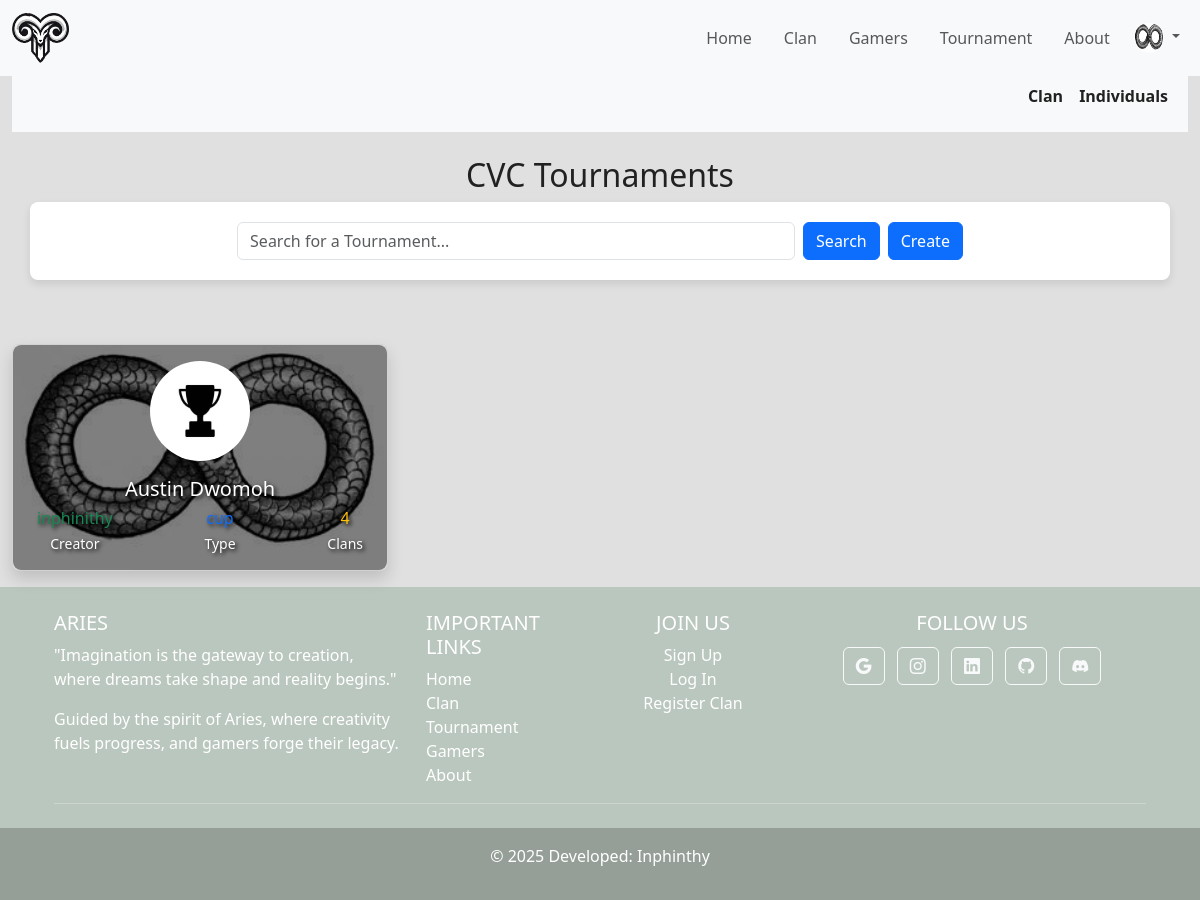
Page /tournaments/ (signed in) on the earlier database version.
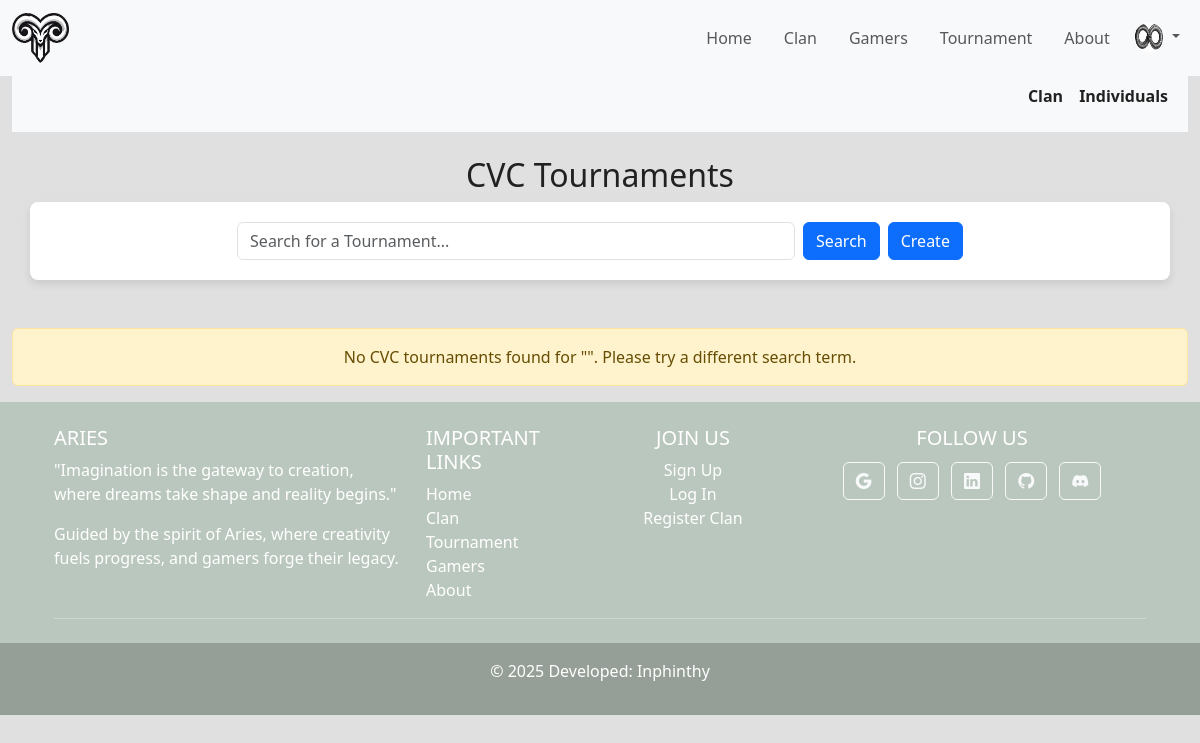
Same page on the later database version.
### tournaments/models.py (models this page shows, shortened)
class ClanTournament(models.Model):
    TOUR_CHOICES = [('league', 'League'),('cup', 'Cup'),('groups_knockout', 'Groups + Knockout')]
    PLAYER_MODE_CHOICES = [('fixed', 'Fixed'), ('dynamic', 'Dynamic')]
    name = models.CharField(max_length=255)
    description = models.TextField(blank=True, null=True)
    created_by = models.ForeignKey(User, on_delete=models.CASCADE)
    teams = models.ManyToManyField(Clans, related_name="clans")
    player_mode = models.CharField(max_length=10,choices=PLAYER_MODE_CHOICES,default='dynamic',help_text="Whether clans can change players mid-tournament")
    home_or_away = models.BooleanField(
        verbose_name="Home or Away",
        default=False,
        help_text="Select if this tournament is played home/away format.",
    )
    logo = models.ImageField(default="tours-defualt.jpg", upload_to='tour_logos')
    tour_type = models.CharField(max_length=100, choices=TOUR_CHOICES)

### users/models.py (models this page shows, shortened)
class Profile(models.Model):
    ROLE_CHOICES = [('admin', 'Admin'),('captain', 'Captain'),('member', 'Member'),]
    user = models.OneToOneField(User, on_delete=models.CASCADE)
    clan = models.ForeignKey(Clans, null=True, blank=True, on_delete=models.SET_NULL, related_name="members")
    profile_picture = models.ImageField(default="default.jpg",upload_to='profile_pics')
    role = models.CharField(max_length=100,choices=ROLE_CHOICES, blank=True, null=True)
    is_organizer =  models.BooleanField(default=False)
    phone = models.CharField(max_length=15, blank=True, null=True,unique=True)
    is_verified = models.BooleanField(default=False)

### tournaments/views.py (the view, shortened to what this page needs)
# urls.py: path('tournaments/',include('tournaments.urls')),#url that links to tours,
def tours(request):
    cvc_tournaments = ClanTournament.objects.annotate(
        team_count=Count('teams')
    ).order_by('-team_count')
    indi_tournaments = IndiTournament.objects.annotate(
        player_count=Count('players')
    ).order_by('-player_count')
    query = request.GET.get('q', '')
    no_results_cvc = not cvc_tournaments.exists()
    no_results_indi = not indi_tournaments.exists()
    context = {
        "cvc_tournaments": cvc_tournaments,
        "indi_tournaments": indi_tournaments,
        "no_results_cvc": no_results_cvc,
        "no_results_indi": no_results_indi,
    }
    return render(request, 'tournaments/tours.html', context)

### tournaments/templates/tournaments/tours.html (shortened to what this page needs)
{% extends "base.html" %}
{% block content %}
<nav class="navbar navbar-expand-lg bg-light navbar-light" style="margin-top:-9px;padding:-10px">
    <div class="container-fluid">
        <ul class="list-inline d-flex justify-content-end w-100">
            <li class="list-inline-item mx-2">
                <a class="nav-link mini-nav active  fw-bold" href="#" data-target="#section1">Clan</a>
            </li>
            <li class="list-inline-item mx-2">
                <a class="nav-link mini-nav  fw-bold" href="#" data-target="#section2">Individuals</a>
            </li>
        </ul>
    </div>
</nav>
<div id="section1" class="content-section active-content text-center">
    <div class="container-fluid my-4">
        <div class="container">
            <div class="row align-items-center">
            <h2 class="text-center">CVC Tournaments</h2>
            <form method="GET" action="{% url 'tournament-home' %}" class="mb-4 d-flex justify-content-center">
                <input type="text" name="q" class="form-control w-50" placeholder="Search for a Tournament..." value="{{ query }}">
                <button type="submit" class="btn btn-primary mx-2">Search</button>
                <a href="{%url 'create_clan_tournament' %}" class="btn btn-primary">Create</a>
            </form>
            </div>
        </div>
    </div>
        {% if no_results_cvc %}
        <div class="alert alert-warning" role="alert">
            No CVC tournaments found for "{{ query }}". Please try a different search term.
        </div>
        {% endif %}
        <div class="row">
            {% for tours in cvc_tournaments %}
            <div class="col-md-4" data-aos="fade-right" data-aos-delay="{{ forloop.counter0|add:"0" }}00">
                <a href="{% url 'cvc_details' tours.id %}">
                    <div class="card my-3 rounded-3 shadow" >
                        <div class="card-body text-center  rounded-3"  style="background-image: url('{{ tours.created_by.profile.profile_picture.url  }}');background-size: cover; background-position: center;text-shadow: 2px 2px 4px rgba(0, 0, 0,1);color:white;">
                            <div  style="position: relative; z-index: 2;">
                                <img src="{{  tours.logo.url }}" alt="{{  tours.name }}'s avatar" class="img-fluid rounded-circle mb-3" style="width: 100px; height: 100px;" loading="lazy">
                                <h5 class="card-title">{{ tours.name }}</h5>
                                <div class="d-flex justify-content-between text-center ">
                                    <div class="mx-2">
                                    <p class="mb-1 h6 text-success">{{tours.created_by }}</p>
                                    <p class="small  mb-0">Creator</p>
                                    </div>
                                    <div class="mx-2">
                                        <p class="mb-1 h6 text-primary">{{ tours.tour_type }}</p>
                                        <p class="small  mb-0">Type</p>
                                    </div>
                                    <div class="mx-2">
                                    <p class="mb-1 h6 text-warning">{{ tours.teams.count }}</p>
                                    <p class="small  mb-0">Clans</p>
                                    </div>
                                </div>
                            </div>
                        </div>
                    </div>
                </a>
            </div>
            {% endfor %}
        </div>
</div>
{% endblock content %}

Differences in the rows shown:
removed ClanTournament: created_by.profile.profile_picture (placeholder picture), logo (picture), name "Austin Dwomoh", created_by "inphinithy", tour_type "cup", teams.count "4"
Other differences:
text now shown: "No CVC tournaments found for \" \". Please try a different search term."
